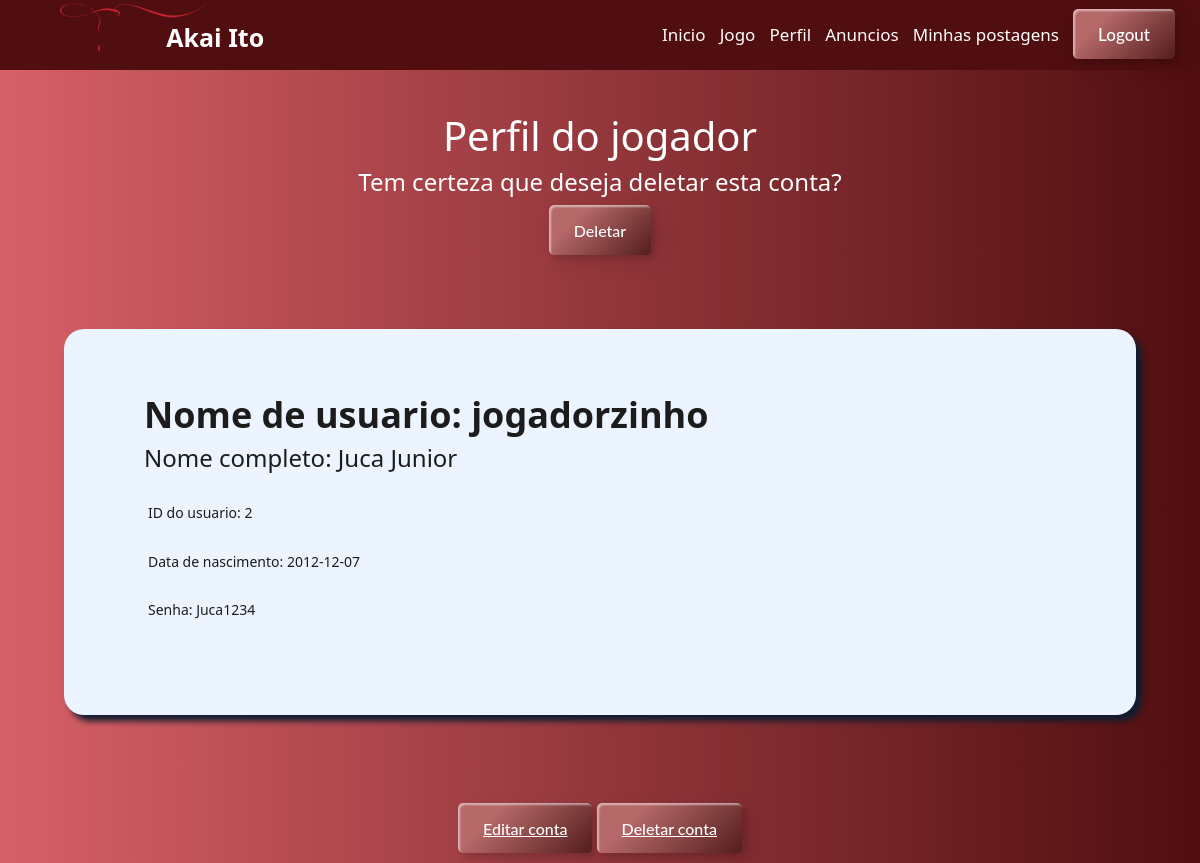
Page /player_perfil.php?id=2 (signed in) on the committed database.
### tables this page shows
CREATE TABLE `jogador` (
  `id` int(11) NOT NULL,
  `username` varchar(50) NOT NULL,
  `data_nasc` date NOT NULL,
  `full_name` varchar(50) DEFAULT NULL,
  `password` varchar(50) NOT NULL,
  `story_progress` int(50) DEFAULT NULL,
  `usertype` varchar(50) DEFAULT NULL
);

### player_perfil.php (the view, shortened to what this page needs)
<?php
include("conexao.php");
?>
<!DOCTYPE html>
<html lang="en">
<head>
    <link rel="stylesheet" type="text/css" href="css/style.css">
    <link href="https://cdn.jsdelivr.net/npm/bootstrap@5.3.0-alpha3/dist/css/bootstrap.min.css" rel="stylesheet">
</head>
<body>
<section class="min-vh-100 gradient-custom">
    <nav>
        <img class="logo" src="img/akai-ito-.png" alt="some text" width=150 height=50>
        <label class="name">Akai Ito</label>
        <ul>
            <li><a href="playerhome.php">Inicio</a></li>
            <li><a href="player_game.php">Jogo</a></li>
            <li><a href="player_perfil.php">Perfil</a></li>
            <li><a href="player_anuncios.php">Anuncios</a></li>
            <li><a href="player_postagens.php">Minhas postagens</a></li>
            <li><a href="logout.php" class="custom-btn btn-4">Logout</a></li>
        </ul>
    </nav>
    <p><br><br><br><br></p>
    <div style="text-align:center">
        <h1 class="titulo_pagina">Perfil do jogador</h1>
    </div>
    <?php
    $l = isset($_SESSION["username"]) ?$_SESSION["username"]:"";
    $dados = mysqli_query($data,"select * from jogador WHERE username = '$l'");
    while ($d = mysqli_fetch_array($dados)){
        $id_log = $d['id'];
        $name_log = $d['username'];
        $data_nasc_log = $d['data_nasc'];
        $full_name_log = $d['full_name'];
        $password_log = $d['password'];
    }
    if(isset($_GET['id']))
    { ?>
        <div class="aviso_delete" style="text-align:center">
            <h4>Tem certeza que deseja deletar esta conta?</h4>
            <form action="" method="post" >
                <input id="c_deletar" type="submit" name="deletar"  class="custom-btn btn-4" value="Deletar">
            </form>
        </div>
    <?php }
                ?>
<div class="quadrado">
    <header class="perfil">
      <div class="titulo">
        <h1>Nome de usuario: <?php echo $name_log; ?></h1>
        <h3>Nome completo: <?php echo $full_name_log; ?></h3>
      </div>
    </header>
    <main class="projetos">
            <br>
        <h4>ID do usuario: <?php echo $id_log; ?></h4>
            <br>
        <h4>Data de nascimento: <?php echo $data_nasc_log; ?></h4>
            <br>
        <h4>Senha: <?php echo $password_log; ?></h4>
            <br>
    </main>
  </div>
    <br>
    <div style="text-align:center">
        <a href="player_edit_perfil.php?id=<?php echo $id_log; ?>" class="custom-btn btn-4">Editar conta</a></li>
        <a id="deletar" href="player_perfil.php?id=<?php echo $id_log; ?>" class="custom-btn btn-4">Deletar conta</a></li>
    </div>
</section>
</body>
</html>

### css/style.css (style rules this page uses)
.gradient-custom { background: #D76067; background: -webkit-linear-gradient(to right, #500E10, #500E10); background: linear-gradient(to right, #D76067, #500E10) }
nav { position: fixed; background-color:#500E10; height: 70px; width: 100%; z-index: 1; }
.logo { font-size: 25px; position: relative; left: 5%; top: 1%; font-weight: bold; }
.name { font-size: 25px; position: relative; left: 1%; color: #ffffff; top: 25%; font-weight: bold; }
ul { position: relative; float: right; margin-right: 20px; }
ul li { display: inline-block; line-height: 70px; margin: 0 5px; }
ul li a { text-decoration: none; color: #ffffff; font-size: 17px; }
.custom-btn { justify-content: center; height: 50px; color: #fff; border-radius: 5px; padding: 10px 25px; font-family: 'Lato', sans-serif; text-align: center; font-weight: 500; background: transparent; cursor: pointer; transition: all 0.3s ease; position: relative; display: inline-block; box-shadow:inset 2px 2px 2px 0px rgba(255,255,255,.5), 7px 7px 20px 0px rgba(0,0,0,.1), 4px 4px 5px 0px rgba(0,0,0,.1); outline: none; margin-bottom: 10px; }
.btn-4 { background-color: #ffffff; background-image: linear-gradient(315deg, #541d1d 0%, rgb(182, 105, 105) 74%); line-height: 32px; padding-left: 5x; padding-right: 5x; padding-top: 5x; padding-bottom: 5x; border: none; }
.btn-4:before, .btn-4:after { position: absolute; content: ""; right: 0; top: 0; box-shadow: 4px 4px 6px 0 rgba(255,255,255,.9), -4px -4px 6px 0 rgba(116, 125, 136, .2), inset -4px -4px 6px 0 rgba(255,255,255,.9), inset 4px 4px 6px 0 rgba(116, 125, 136, .3); transition: all 0.3s ease; }
.btn-4:before { height: 0%; width: .1px; }
.btn-4:after { width: 0%; height: .1px; }
.quadrado { background: #ecf4ff; color: #1c1c1c; margin: 64px; border-radius: 20px; box-shadow: 6px 6px 6px #0e1d2f; padding: 64px; }
.perfil { display: flex; align-items: center; }
.titulo { margin-left: 16px; }
.titulo h1 { font-weight: 700; font-size: 36px; }
.titulo h3 { font-weight: 400; font-size: 24px; }
.projetos { margin-left: 20px; display: flex; flex-direction: column; }
.projetos h4 { font-weight: 400; font-size: 14px; }
.aviso_delete h4 { color: #ffffff; }
.titulo_pagina { color: #ffffff; }

### rows in the picture
jogador: username "jogadorzinho", full_name "Juca Junior", id "2", data_nasc "2012-12-07", password "Juca1234"
